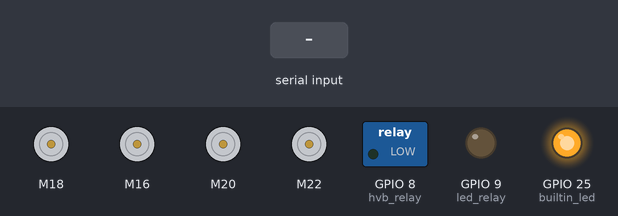
This sketch was run on a simulated ESP32. On the bench: 4 × DC motor (green arrow = forward, orange = backward, longer = faster), switched loads named in the sketch (green lamp = pin HIGH), output pins drawn as LEDs (lit = HIGH). The inputs (shaded band) are chosen by the test bench. What the sketch prints to the serial monitor is not drawn.

Above: at 1.2 s.
1.3 s: "a90\n" received over Serial
At 2.1 s:
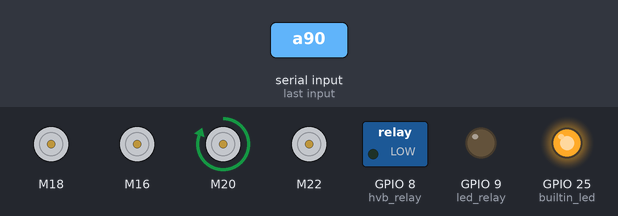
3.8 s: "y90\n" received over Serial
At 4.3 s:
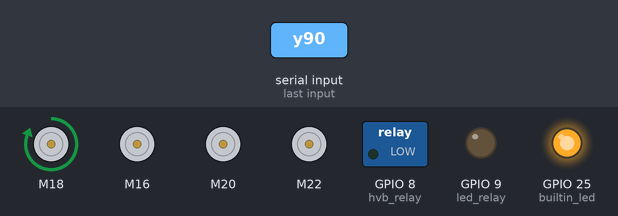
6.3 s: "z90\n" received over Serial
At 7.1 s:
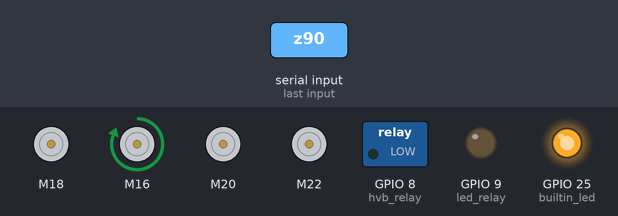
8.8 s: "h90\n" received over Serial
At 9.3 s:
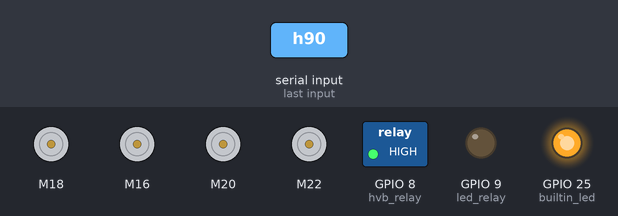
10.3 s: "a,45\n" received over Serial
At 11.1 s:
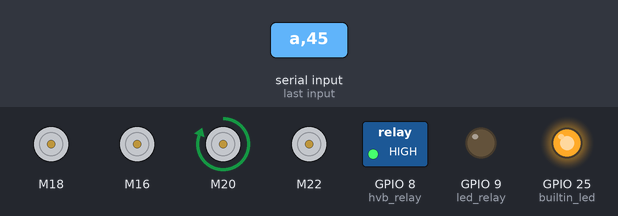
12.8 s: "y,45\n" received over Serial
At 13.6 s:
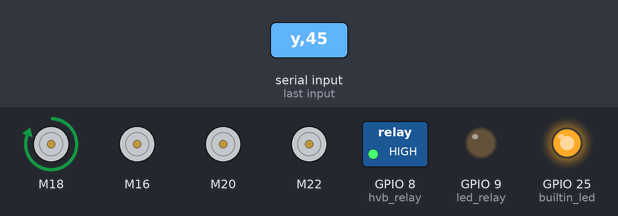
Timing chart, 0 to 15.8 s (numbered marks = the images above; inputs shaded):
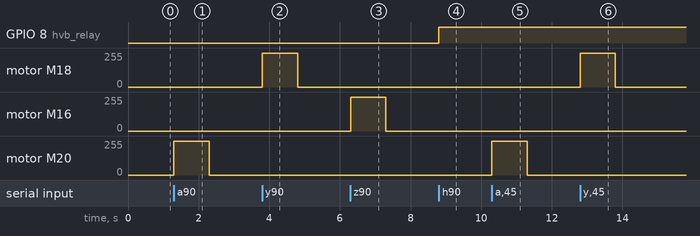

The sketch:

pico_serial.ino
```cpp
// Likwidator 2022 by team rabyte
// Piece of software used for comunicatin with motor drivers.
// Runs on rpi pico.
// rpi4b <=usb/serial=> rpi pico (running this code) <=gpio=> motor drivers <==> motors

#include "CytronMotorDriver.h"

#define hvb_relay 8   // relay used for tunrning on/off the hoverboard mainboard
#define led_relay 9   // relay used for driving leds

CytronMD motorY(PWM_DIR, 18, 19);
CytronMD motorZ(PWM_DIR, 16, 17);

CytronMD motorA(PWM_PWM, 20, 21);
CytronMD motorB(PWM_PWM, 22, 26);

int speedY = 0;
int speedZ = 0;
int speedA = 0;
int speedB = 0;

bool relay = false;
bool led = false;

unsigned long datatime;

void setup() {
  Serial.begin(115200);
  pinMode(25, OUTPUT);    // builtin led, status
  digitalWrite(25, HIGH);

  pinMode(hvb_relay, OUTPUT);
  pinMode(led_relay, OUTPUT);
}

void loop() {
  if (Serial.available() > 1) {

    byte data = Serial.read();
    if (data == 'y') {
      speedY = Serial.parseFloat()*255;
    }
    if (data == 'z') {
      speedZ = Serial.parseFloat() * 255;
    }
    if (data == 'h') {
      relay = Serial.parseInt();
    }
    if (data == 'l') {
      led = Serial.parseInt();
    }
    if (data == 'a') {
      speedA = Serial.parseFloat()*255;
    }
    if (data == 'b') {
      speedB = Serial.parseFloat()*255;
    }
    datatime = millis();
  }
  if(millis() - datatime >= 1000){
    speedY = 0;
    speedZ = 0;
    speedA = 0;
    speedB = 0;
  }
  digitalWrite(hvb_relay, relay);
  digitalWrite(led_relay, led);

  motorY.setSpeed(speedY);
  motorZ.setSpeed(speedZ);

  motorA.setSpeed(speedA);
  motorB.setSpeed(speedB);
  Serial.println(speedA);    // debug
  // delay(1);
}
```

Measured:
- after the input at 1.3 s, motor M20: stopped → forward 255/255 at once, → stopped 1.0 s later
- after the input at 3.8 s, motor M18: stopped → forward 255/255 at once, → stopped 1.0 s later
- after the input at 6.3 s, motor M16: stopped → forward 255/255 at once, → stopped 1.0 s later
- after the input at 8.8 s, GPIO 8 (hvb_relay): LOW → HIGH at once
- after the input at 10.3 s, motor M20: stopped → forward 255/255 at once, → stopped 1.0 s later
- after the input at 12.8 s, motor M18: stopped → forward 255/255 at once, → stopped 1.0 s later
